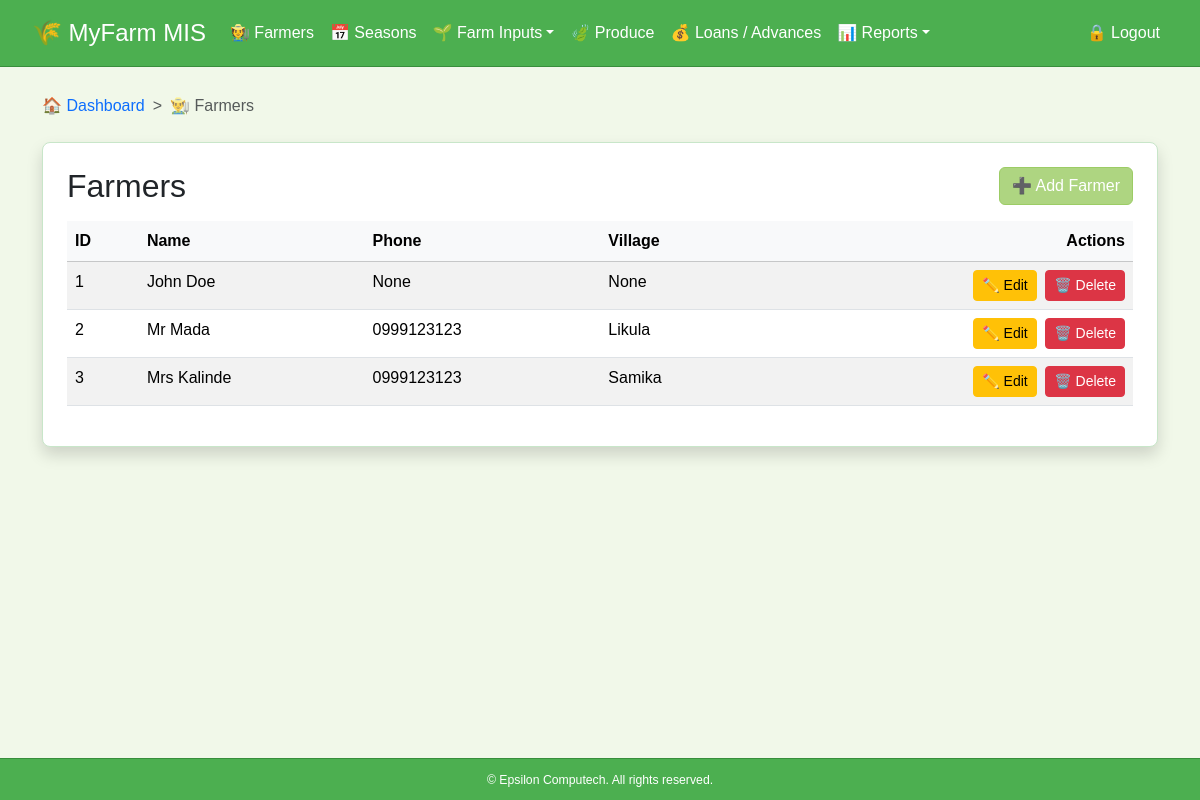
/farmers/, run on an earlier commit of the app's database.
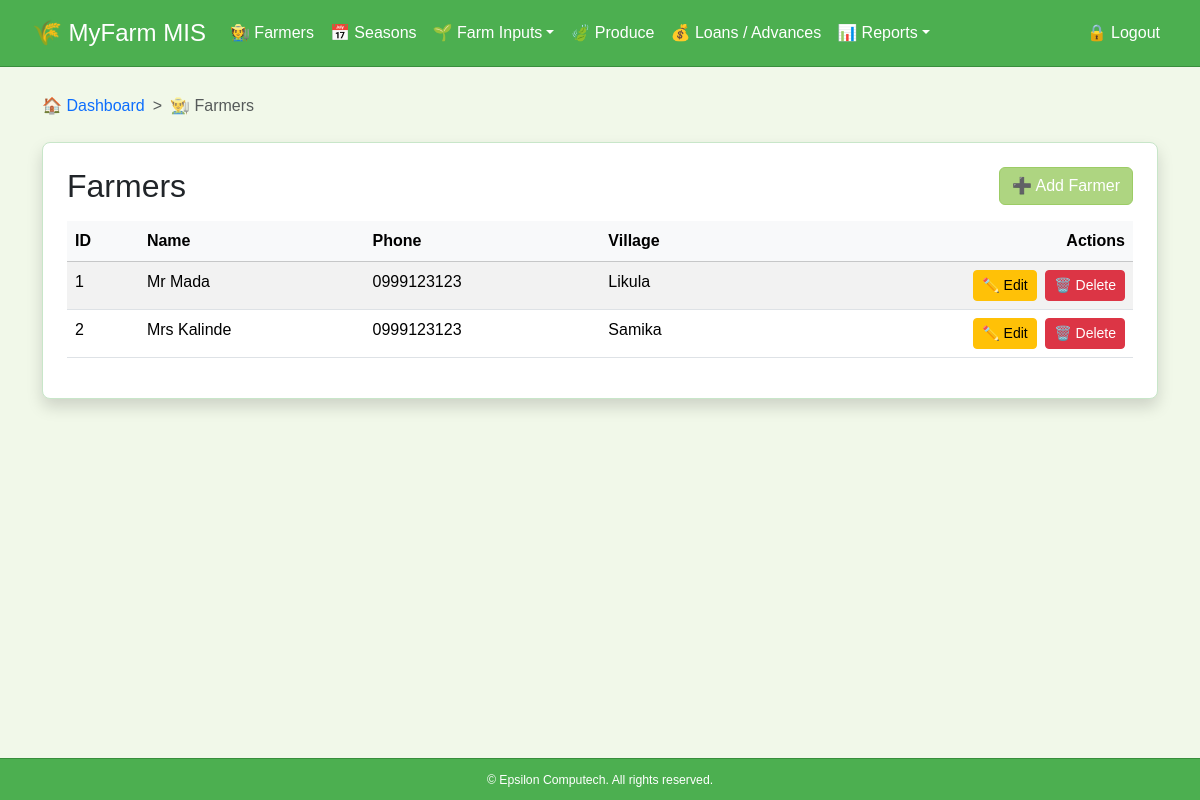
And on a later commit of the database.
### farmers/models.py (models this page shows, shortened)
class Farmer(models.Model):
    name = models.CharField(max_length=100)
    phone = models.CharField(max_length=20, blank=True, null=True)
    village = models.CharField(max_length=100, blank=True, null=True)
    registration_date = models.DateField(auto_now_add=True)

### farmers/views.py (the view)
# urls.py: path('farmers/', views.farmer_list, name='farmer_list'),
def farmer_list(request):
    farmers = Farmer.objects.all().order_by('name')
    breadcrumbs = [
        {'url': 'dashboard', 'name': 'Dashboard', 'icon': '🏠'},
        {'url': None, 'name': 'Farmers', 'icon': '👨‍🌾'},
    ]
    return render(request, 'farmers/farmer_list.html', {'farmers': farmers, 'breadcrumbs': breadcrumbs})

### farmers/context_processors.py (called while the page is built)
def season_context(request):
    season_id = request.GET.get("season")
    selected_season = None
    if season_id:
        selected_season = Season.objects.filter(id=season_id).first()
    if not selected_season:
        selected_season = Season.objects.order_by('-year').first()
    seasons = Season.objects.order_by('-year')
    return {
        "seasons": seasons,
        "selected_season": selected_season
    }

### farmers/templates/farmers/farmer_list.html (shortened to what this page needs)
{% extends "base.html" %}
{% block content %}
<div class="card shadow p-4 mt-4 datatable-card">
    <div class="d-flex justify-content-between align-items-center mb-3">
        <h2 class="mb-0">Farmers</h2>
        <a href="{% url 'farmer_create' %}" class="btn btn-primary">➕ Add Farmer</a>
    </div>
    <div class="table-responsive">
        <table class="table table-striped table-hover datatable" data-title="Farmers">
            <thead class="table-light">
                <tr>
                    <th>ID</th>
                    <th>Name</th>
                    <th>Phone</th>
                    <th>Village</th>
                    <th class="text-end">Actions</th>
                </tr>
            </thead>
            <tbody>
                {% for farmer in farmers %}
                <tr>
                    <td>{{ forloop.counter }}</td>
                    <td>{{ farmer.name }}</td>
                    <td>{{ farmer.phone }}</td>
                    <td>{{ farmer.village }}</td>
                    <td class="text-end">
                        <a href="{% url 'farmer_update' farmer.pk %}" class="btn btn-sm btn-warning me-1">✏️ Edit</a>
                        <a href="#"
                        class="btn btn-sm btn-danger"
                        data-bs-toggle="modal"
                        data-bs-target="#deleteModal"
                        data-item-name="{{ farmer.name }}"
                        data-delete-url="{% url 'farmer_delete' farmer.pk %}">
                        🗑️ Delete
                        </a>
                    </td>
                </tr>
                {% empty %}
                <tr>
                    <td colspan="5" class="text-center">No farmers found.</td>
                </tr>
                {% endfor %}
            </tbody>
        </table>
    </div>
</div>
{% endblock %}

What changed in the data, as far as the page shows it:
removed Farmer: name "John Doe", phone "None", village "None"
